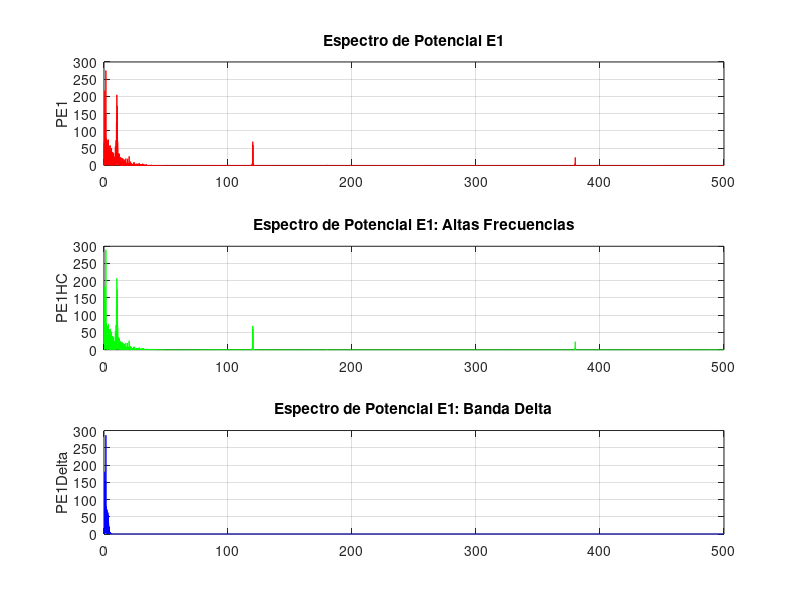
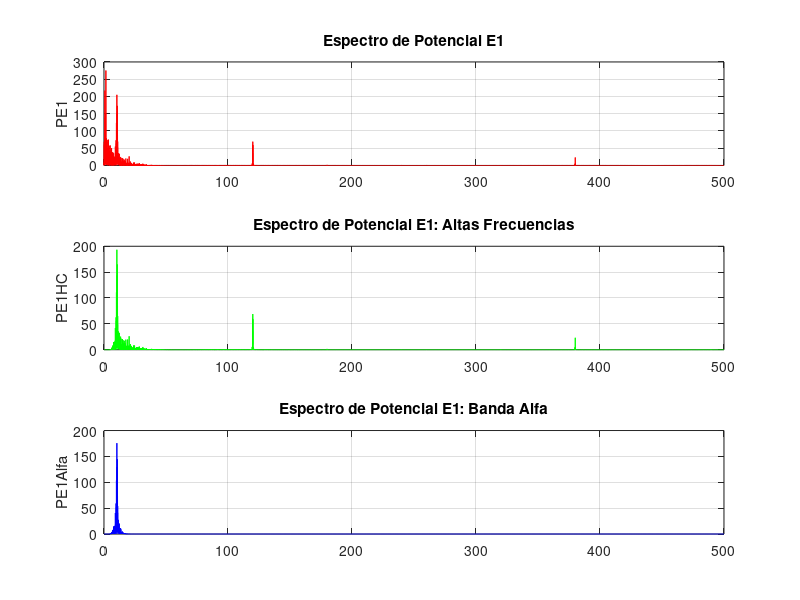
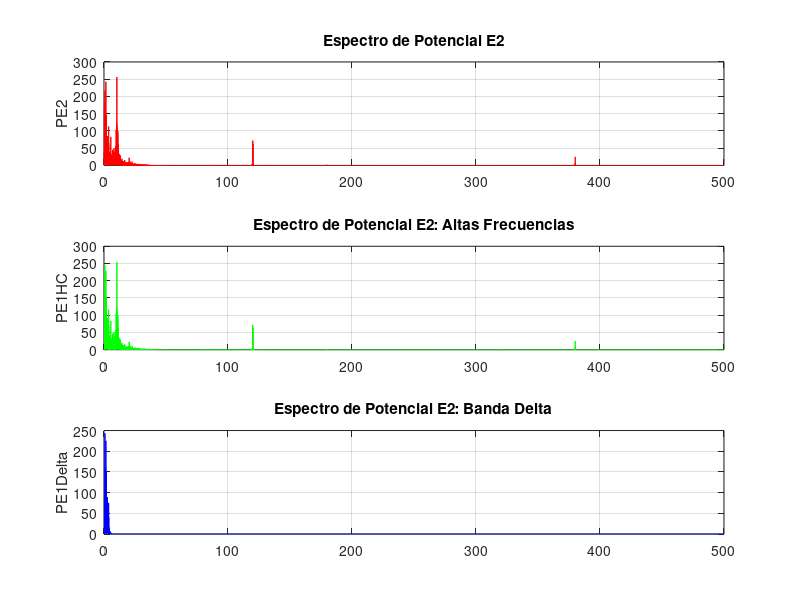
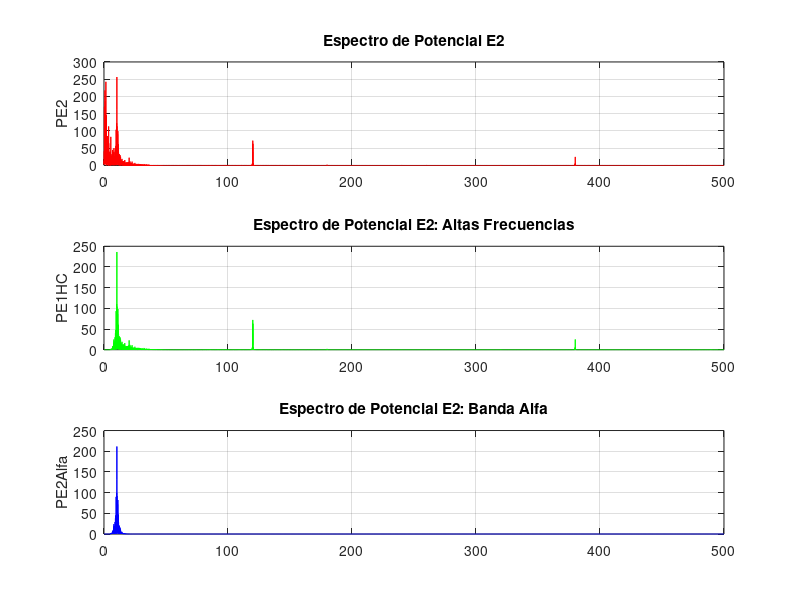

These charts were generated, in order, by the following MATLAB code:
%/-----------------------------E1-------------------------/
clc
clear
load('EEG.mat')
%Parametrizacion
N=length(EEG);
Fs=1000;...Frecuencia de Muestreo
Nm=N/2;...Numero de Muestras
%2.2.1
t=0:1/Fs:(1/Fs)*(N-1);...Vector Tiempo
%2.2.2
Fm=Fs/2;...Frecuencia de Nyquist
f=0:Fm/Nm:Fm/Nm*(Nm-1);...Vector Frecuencia

%3.2.3
%Beta
n=5;...Orden
fc1=0.5;...Aqui definimos
fc2=4;...Las Frecuencias de Corte
... En Beta son [0.5-4]Hz
%Filtros Butter
%Pasa Altas
[b1,a1]=butter(n,fc1/Fm,'high');...Coeficiente de Polinomios
%Pasa Bajas
[b2,a2]=butter(n,fc2/Fm,'low');...Coeficiente de Polinomios

%3.2.4
%Traemos la Señal
E1b=EEG(:,1);
E1bT=fft(E1b);...Señal Transformada (Compleja)
%Potencia del Electrodo
PEb1=E1bT.*conj(E1bT)/N;...Epectro Espejo
PE1bM=PEb1(1:Nm);...Espectro De Potencia (grf)
figure
%Configuraciones Grafica
subplot(3,1,1)
plot(f,PE1bM,'r')
grid on
title('Espectro de Potencial E1')
ylabel("PE1")

%Señal Filtrada HC
E1bHC=filter(b1,a1,E1b);
E1bHCT=fft(E1bHC);
PE1bHC=E1bHCT.*conj(E1bHCT)/N;
PE1bHCM=PE1bHC(1:Nm);...Espectro Potencia (grf)
subplot(3,1,2)
plot(f,PE1bHCM,'g')
grid on
title('Espectro de Potencial E1: Altas Frecuencias')
ylabel("PE1HC")

%Señal Filtrada LC
E1LC=filter(b2,a2,E1bHC);
E1LCT=fft(E1LC);
PE1LC=E1LCT.*conj(E1LCT)/N;
PE1LCM=PE1LC(1:Nm);...Espectro Potencia Alfa Final (grf)
subplot(3,1,3)
plot(f,PE1LCM,'b')
grid on
title('Espectro de Potencial E1: Banda Delta')
ylabel("PE1Delta")

%/-----------------------------------------------------------------/

%3.2.4
%Alfa
n=5;...Orden
fc1=8;...Aqui definimos
fc2=13;...Las Frecuencias de Corte
... En Alfa son [8-13]Hz
%Filtros Butter
%Pasa Altas
[b1,a1]=butter(n,fc1/Fm,'high');...Coeficiente de Polinomios
%Pasa Bajas
[b2,a2]=butter(n,fc2/Fm,'low');...Coeficiente de Polinomios

%3.2.5
%Traemos la Señal
E1=EEG(:,1);
E1T=fft(E1);...Señal Transformada (Compleja)
%Potencia del Electrodo
PE1=E1T.*conj(E1T)/N;...Epectro Espejo
PE1M=PE1(1:Nm);...Espectro De Potencia (grf)
figure
%Configuraciones Grafica
subplot(3,1,1)
plot(f,PE1M,'r')
grid on
title('Espectro de Potencial E1')
ylabel("PE1")

%Señal Filtrada HC
E1HC=filter(b1,a1,E1);
E1HCT=fft(E1HC);
PE1HC=E1HCT.*conj(E1HCT)/N;
PE1HCM=PE1HC(1:Nm);...Espectro Potencia (grf)
subplot(3,1,2)
plot(f,PE1HCM,'g')
grid on
title('Espectro de Potencial E1: Altas Frecuencias')
ylabel("PE1HC")

%Señal Filtrada LC
E1LC=filter(b2,a2,E1HC);
E1LCT=fft(E1LC);
PE1LC=E1LCT.*conj(E1LCT)/N;
PE1LCM=PE1LC(1:Nm);...Espectro Potencia Alfa Final (grf)
subplot(3,1,3)
plot(f,PE1LCM,'b')
grid on
title('Espectro de Potencial E1: Banda Alfa')
ylabel("PE1Alfa")

%Energias
EE1A=sum(PE1LCM.*PE1LCM)/Nm










%%
%/-----------------------------E2-------------------------/
clc
clear
load('EEG.mat')
%Parametrizacion
N=length(EEG);
Fs=1000;...Frecuencia de Muestreo
Nm=N/2;...Numero de Muestras
%2.2.1
t=0:1/Fs:(1/Fs)*(N-1);...Vector Tiempo
%2.2.2
Fm=Fs/2;...Frecuencia de Nyquist
f=0:Fm/Nm:Fm/Nm*(Nm-1);...Vector Frecuencia

%3.2.3
%Beta
n=5;...Orden
fc1=0.5;...Aqui definimos
fc2=4;...Las Frecuencias de Corte
... En Beta son [0.5-4]Hz
%Filtros Butter
%Pasa Altas
[b1,a1]=butter(n,fc1/Fm,'high');...Coeficiente de Polinomios
%Pasa Bajas
[b2,a2]=butter(n,fc2/Fm,'low');...Coeficiente de Polinomios

%3.2.4
%Traemos la Señal
E2b=EEG(:,2);
E2bT=fft(E2b);...Señal Transformada (Compleja)
%Potencia del Electrodo
PEb2=E2bT.*conj(E2bT)/N;...Epectro Espejo
PE2bM=PEb2(1:Nm);...Espectro De Potencia (grf)
figure
%Configuraciones Grafica
subplot(3,1,1)
plot(f,PE2bM,'r')
grid on
title('Espectro de Potencial E2')
ylabel("PE2")

%Señal Filtrada HC
E2bHC=filter(b1,a1,E2b);
E2bHCT=fft(E2bHC);
PE2bHC=E2bHCT.*conj(E2bHCT)/N;
PE2bHCM=PE2bHC(1:Nm);...Espectro Potencia (grf)
subplot(3,1,2)
plot(f,PE2bHCM,'g')
grid on
title('Espectro de Potencial E2: Altas Frecuencias')
ylabel("PE1HC")

%Señal Filtrada LC
E2LC=filter(b2,a2,E2bHC);
E2LCT=fft(E2LC);
PE2LC=E2LCT.*conj(E2LCT)/N;
PE2LCM=PE2LC(1:Nm);...Espectro Potencia Alfa Final (grf)
subplot(3,1,3)
plot(f,PE2LCM,'b')
grid on
title('Espectro de Potencial E2: Banda Delta')
ylabel("PE1Delta")

%/-----------------------------------------------------------------/

%3.2.4
%Alfa
n=5;...Orden
fc1=8;...Aqui definimos
fc2=13;...Las Frecuencias de Corte
... En Alfa son [8-13]Hz
%Filtros Butter
%Pasa Altas
[b1,a1]=butter(n,fc1/Fm,'high');...Coeficiente de Polinomios
%Pasa Bajas
[b2,a2]=butter(n,fc2/Fm,'low');...Coeficiente de Polinomios

%3.2.5
%Traemos la Señal
E2=EEG(:,2);
E2T=fft(E2);...Señal Transformada (Compleja)
%Potencia del Electrodo
PE2=E2T.*conj(E2T)/N;...Epectro Espejo
PE2M=PE2(1:Nm);...Espectro De Potencia (grf)
figure
%Configuraciones Grafica
subplot(3,1,1)
plot(f,PE2M,'r')
grid on
title('Espectro de Potencial E2')
ylabel("PE2")

%Señal Filtrada HC
E2HC=filter(b1,a1,E2);
E2HCT=fft(E2HC);
PE2HC=E2HCT.*conj(E2HCT)/N;
PE2HCM=PE2HC(1:Nm);...Espectro Potencia (grf)
subplot(3,1,2)
plot(f,PE2HCM,'g')
grid on
title('Espectro de Potencial E2: Altas Frecuencias')
ylabel("PE1HC")

%Señal Filtrada LC
E2LC=filter(b2,a2,E2HC);
E2LCT=fft(E2LC);
PE2LC=E2LCT.*conj(E2LCT)/N;
PE2LCM=PE2LC(1:Nm);...Espectro Potencia Alfa Final (grf)
subplot(3,1,3)
plot(f,PE2LCM,'b')
grid on
title('Espectro de Potencial E2: Banda Alfa')
ylabel("PE2Alfa")

%Energias
EE2A=sum(PE2LCM.*PE2LCM)/Nm














%%
%/-----------------------------E3-------------------------/
clc
clear
load('EEG.mat')
%Parametrizacion
N=length(EEG);
Fs=1000;...Frecuencia de Muestreo
Nm=N/2;...Numero de Muestras
%2.2.1
t=0:1/Fs:(1/Fs)*(N-1);...Vector Tiempo
%2.2.2
Fm=Fs/2;...Frecuencia de Nyquist
f=0:Fm/Nm:Fm/Nm*(Nm-1);...Vector Frecuencia

%3.2.3
%Beta
n=5;...Orden
fc1=0.5;...Aqui definimos
fc2=4;...Las Frecuencias de Corte
... En Beta son [0.5-4]Hz
%Filtros Butter
%Pasa Altas
[b1,a1]=butter(n,fc1/Fm,'high');...Coeficiente de Polinomios
%Pasa Bajas
[b2,a2]=butter(n,fc2/Fm,'low');...Coeficiente de Polinomios

%3.2.4
%Traemos la Señal
E3b=EEG(:,3);
E3bT=fft(E3b);...Señal Transformada (Compleja)
%Potencia del Electrodo
PEb3=E3bT.*conj(E3bT)/N;...Epectro Espejo
PE3bM=PEb3(1:Nm);...Espectro De Potencia (grf)
figure
%Configuraciones Grafica
subplot(3,1,1)
plot(f,PE3bM,'r')
grid on
title('Espectro de Potencial E3')
ylabel("PE3")

%Señal Filtrada HC
E3bHC=filter(b1,a1,E3b);
E3bHCT=fft(E3bHC);
PE3bHC=E3bHCT.*conj(E3bHCT)/N;
PE3bHCM=PE3bHC(1:Nm);...Espectro Potencia (grf)
subplot(3,1,2)
plot(f,PE3bHCM,'g')
grid on
title('Espectro de Potencial E3: Altas Frecuencias')
ylabel("PE3HC")

%Señal Filtrada LC
E3LC=filter(b2,a2,E3bHC);
E3LCT=fft(E3LC);
PE3LC=E3LCT.*conj(E3LCT)/N;
PE3LCM=PE3LC(1:Nm);...Espectro Potencia Alfa Final (grf)
subplot(3,1,3)
plot(f,PE3LCM,'b')
grid on
title('Espectro de Potencial E3: Banda Delta')
ylabel("PE3Delta")

%/-----------------------------------------------------------------/

%3.2.4
%Alfa
n=5;...Orden
fc1=8;...Aqui definimos
fc2=13;...Las Frecuencias de Corte
... En Alfa son [8-13]Hz
%Filtros Butter
%Pasa Altas
[b1,a1]=butter(n,fc1/Fm,'high');...Coeficiente de Polinomios
%Pasa Bajas
[b2,a2]=butter(n,fc2/Fm,'low');...Coeficiente de Polinomios

%3.2.5
%Traemos la Señal
E3=EEG(:,3);
E3T=fft(E3);...Señal Transformada (Compleja)
%Potencia del Electrodo
PE3=E3T.*conj(E3T)/N;...Epectro Espejo
PE3M=PE3(1:Nm);...Espectro De Potencia (grf)
figure
%Configuraciones Grafica
subplot(3,1,1)
plot(f,PE3M,'r')
grid on
title('Espectro de Potencial E3')
ylabel("PE3")

%Señal Filtrada HC
E3HC=filter(b1,a1,E3);
E3HCT=fft(E3HC);
PE3HC=E3HCT.*conj(E3HCT)/N;
PE3HCM=PE3HC(1:Nm);...Espectro Potencia (grf)
subplot(3,1,2)
plot(f,PE3HCM,'g')
grid on
title('Espectro de Potencial E3: Altas Frecuencias')
ylabel("PE3HC")

%Señal Filtrada LC
E3LC=filter(b2,a2,E3HC);
E3LCT=fft(E3LC);
PE3LC=E3LCT.*conj(E3LCT)/N;
PE3LCM=PE3LC(1:Nm);...Espectro Potencia Alfa Final (grf)
subplot(3,1,3)
plot(f,PE3LCM,'b')
grid on
title('Espectro de Potencial E3: Banda Alfa')
ylabel("PE3Alfa")

%Energias
EE3A=sum(PE3LCM.*PE3LCM)/Nm
















%%
%/-----------------------------E4-------------------------/
clc
clear
load('EEG.mat')
%Parametrizacion
N=length(EEG);
Fs=1000;...Frecuencia de Muestreo
Nm=N/2;...Numero de Muestras
%2.2.1
t=0:1/Fs:(1/Fs)*(N-1);...Vector Tiempo
%2.2.2
Fm=Fs/2;...Frecuencia de Nyquist
f=0:Fm/Nm:Fm/Nm*(Nm-1);...Vector Frecuencia

%3.2.3
%Beta
n=5;...Orden
fc1=0.5;...Aqui definimos
fc2=4;...Las Frecuencias de Corte
... En Beta son [0.5-4]Hz
%Filtros Butter
%Pasa Altas
[b1,a1]=butter(n,fc1/Fm,'high');...Coeficiente de Polinomios
%Pasa Bajas
[b2,a2]=butter(n,fc2/Fm,'low');...Coeficiente de Polinomios

%3.2.4
%Traemos la Señal
E4b=EEG(:,4);
E4bT=fft(E4b);...Señal Transformada (Compleja)
%Potencia del Electrodo
PEb4=E4bT.*conj(E4bT)/N;...Epectro Espejo
PE4bM=PEb4(1:Nm);...Espectro De Potencia (grf)
figure
%Configuraciones Grafica
subplot(3,1,1)
plot(f,PE4bM,'r')
grid on
title('Espectro de Potencial E4')
ylabel("PE4")

%Señal Filtrada HC
E4bHC=filter(b1,a1,E4b);
E4bHCT=fft(E4bHC);
PE4bHC=E4bHCT.*conj(E4bHCT)/N;
PE4bHCM=PE4bHC(1:Nm);...Espectro Potencia (grf)
subplot(3,1,2)
plot(f,PE4bHCM,'g')
grid on
title('Espectro de Potencial E4: Altas Frecuencias')
ylabel("PE4HC")

%Señal Filtrada LC
E4LC=filter(b2,a2,E4bHC);
E4LCT=fft(E4LC);
PE4LC=E4LCT.*conj(E4LCT)/N;
PE4LCM=PE4LC(1:Nm);...Espectro Potencia Alfa Final (grf)
subplot(3,1,3)
plot(f,PE4LCM,'b')
grid on
title('Espectro de Potencial E4: Banda Delta')
ylabel("PE4Delta")

%/-----------------------------------------------------------------/

%3.2.4
%Alfa
n=5;...Orden
fc1=8;...Aqui definimos
fc2=13;...Las Frecuencias de Corte
... En Alfa son [8-13]Hz
%Filtros Butter
%Pasa Altas
[b1,a1]=butter(n,fc1/Fm,'high');...Coeficiente de Polinomios
%Pasa Bajas
[b2,a2]=butter(n,fc2/Fm,'low');...Coeficiente de Polinomios

%3.2.5
%Traemos la Señal
E4=EEG(:,4);
E4T=fft(E4);...Señal Transformada (Compleja)
%Potencia del Electrodo
PE4=E4T.*conj(E4T)/N;...Epectro Espejo
PE4M=PE4(1:Nm);...Espectro De Potencia (grf)
figure
%Configuraciones Grafica
subplot(3,1,1)
plot(f,PE4M,'r')
grid on
title('Espectro de Potencial E4')
ylabel("PE4")

%Señal Filtrada HC
E4HC=filter(b1,a1,E4);
E4HCT=fft(E4HC);
PE4HC=E4HCT.*conj(E4HCT)/N;
PE4HCM=PE4HC(1:Nm);...Espectro Potencia (grf)
subplot(3,1,2)
plot(f,PE4HCM,'g')
grid on
title('Espectro de Potencial E4: Altas Frecuencias')
ylabel("PE4HC")

%Señal Filtrada LC
E4LC=filter(b2,a2,E4HC);
E4LCT=fft(E4LC);
PE4LC=E4LCT.*conj(E4LCT)/N;
PE4LCM=PE4LC(1:Nm);...Espectro Potencia Alfa Final (grf)
subplot(3,1,3)
plot(f,PE4LCM,'b')
grid on
title('Espectro de Potencial E4: Banda Alfa')
ylabel("PE4Alfa")

%Energias
EE4A=sum(PE4LCM.*PE4LCM)/Nm









%%
%/-----------------------------E5-------------------------/
clc
clear
load('EEG.mat')
%Parametrizacion
N=length(EEG);
Fs=1000;...Frecuencia de Muestreo
Nm=N/2;...Numero de Muestras
%2.2.1
t=0:1/Fs:(1/Fs)*(N-1);...Vector Tiempo
%2.2.2
Fm=Fs/2;...Frecuencia de Nyquist
f=0:Fm/Nm:Fm/Nm*(Nm-1);...Vector Frecuencia

%3.2.3
%Beta
n=5;...Orden
fc1=0.5;...Aqui definimos
fc2=4;...Las Frecuencias de Corte
... En Beta son [0.5-4]Hz
%Filtros Butter
%Pasa Altas
[b1,a1]=butter(n,fc1/Fm,'high');...Coeficiente de Polinomios
%Pasa Bajas
[b2,a2]=butter(n,fc2/Fm,'low');...Coeficiente de Polinomios

%3.2.4
%Traemos la Señal
E5b=EEG(:,5);
E5bT=fft(E5b);...Señal Transformada (Compleja)
%Potencia del Electrodo
PEb5=E5bT.*conj(E5bT)/N;...Epectro Espejo
PE5bM=PEb5(1:Nm);...Espectro De Potencia (grf)
figure
%Configuraciones Grafica
subplot(3,1,1)
plot(f,PE5bM,'r')
grid on
title('Espectro de Potencial E5')
ylabel("PE5")

%Señal Filtrada HC
E5bHC=filter(b1,a1,E5b);
E5bHCT=fft(E5bHC);
PE5bHC=E5bHCT.*conj(E5bHCT)/N;
PE5bHCM=PE5bHC(1:Nm);...Espectro Potencia (grf)
subplot(3,1,2)
plot(f,PE5bHCM,'g')
grid on
title('Espectro de Potencial E5: Altas Frecuencias')
ylabel("PE5HC")

%Señal Filtrada LC
E5LC=filter(b2,a2,E5bHC);
E5LCT=fft(E5LC);
PE5LC=E5LCT.*conj(E5LCT)/N;
PE5LCM=PE5LC(1:Nm);...Espectro Potencia Alfa Final (grf)
subplot(3,1,3)
plot(f,PE5LCM,'b')
grid on
title('Espectro de Potencial E5: Banda Delta')
ylabel("PE5Delta")

%/-----------------------------------------------------------------/

%3.2.4
%Alfa
n=5;...Orden
fc1=8;...Aqui definimos
fc2=13;...Las Frecuencias de Corte
... En Alfa son [8-13]Hz
%Filtros Butter
%Pasa Altas
[b1,a1]=butter(n,fc1/Fm,'high');...Coeficiente de Polinomios
%Pasa Bajas
[b2,a2]=butter(n,fc2/Fm,'low');...Coeficiente de Polinomios

%3.2.5
%Traemos la Señal
E5=EEG(:,5);
E5T=fft(E5);...Señal Transformada (Compleja)
%Potencia del Electrodo
PE5=E5T.*conj(E5T)/N;...Epectro Espejo
PE5M=PE5(1:Nm);...Espectro De Potencia (grf)
figure
%Configuraciones Grafica
subplot(3,1,1)
plot(f,PE5M,'r')
grid on
title('Espectro de Potencial E5')
ylabel("PE5")

%Señal Filtrada HC
E5HC=filter(b1,a1,E5);
E5HCT=fft(E5HC);
PE5HC=E5HCT.*conj(E5HCT)/N;
PE5HCM=PE5HC(1:Nm);...Espectro Potencia (grf)
subplot(3,1,2)
plot(f,PE5HCM,'g')
grid on
title('Espectro de Potencial E5: Altas Frecuencias')
ylabel("PE5HC")

%Señal Filtrada LC
E5LC=filter(b2,a2,E5HC);
E5LCT=fft(E5LC);
PE5LC=E5LCT.*conj(E5LCT)/N;
PE5LCM=PE5LC(1:Nm);...Espectro Potencia Alfa Final (grf)
subplot(3,1,3)
plot(f,PE5LCM,'b')
grid on
title('Espectro de Potencial E5: Banda Alfa')
ylabel("PE5Alfa")

%Energias
EE5A=sum(PE5LCM.*PE5LCM)/Nm











%%
%/-----------------------------E6-------------------------/
clc
clear
load('EEG.mat')
%Parametrizacion
N=length(EEG);
Fs=1000;...Frecuencia de Muestreo
Nm=N/2;...Numero de Muestras
%2.2.1
t=0:1/Fs:(1/Fs)*(N-1);...Vector Tiempo
%2.2.2
Fm=Fs/2;...Frecuencia de Nyquist
f=0:Fm/Nm:Fm/Nm*(Nm-1);...Vector Frecuencia

%3.2.3
%Beta
n=5;...Orden
fc1=0.5;...Aqui definimos
fc2=4;...Las Frecuencias de Corte
... En Beta son [0.5-4]Hz
%Filtros Butter
%Pasa Altas
[b1,a1]=butter(n,fc1/Fm,'high');...Coeficiente de Polinomios
%Pasa Bajas
[b2,a2]=butter(n,fc2/Fm,'low');...Coeficiente de Polinomios

%3.2.4
%Traemos la Señal
E6b=EEG(:,6);
E6bT=fft(E6b);...Señal Transformada (Compleja)
%Potencia del Electrodo
PEb6=E6bT.*conj(E6bT)/N;...Epectro Espejo
PE6bM=PEb6(1:Nm);...Espectro De Potencia (grf)
figure
%Configuraciones Grafica
subplot(3,1,1)
plot(f,PE6bM,'r')
grid on
title('Espectro de Potencial E6')
ylabel("PE6")

%Señal Filtrada HC
E6bHC=filter(b1,a1,E6b);
E6bHCT=fft(E6bHC);
PE6bHC=E6bHCT.*conj(E6bHCT)/N;
PE6bHCM=PE6bHC(1:Nm);...Espectro Potencia (grf)
subplot(3,1,2)
plot(f,PE6bHCM,'g')
grid on
title('Espectro de Potencial E6: Altas Frecuencias')
ylabel("PE6HC")

%Señal Filtrada LC
E6LC=filter(b2,a2,E6bHC);
E6LCT=fft(E6LC);
PE6LC=E6LCT.*conj(E6LCT)/N;
PE6LCM=PE6LC(1:Nm);...Espectro Potencia Alfa Final (grf)
subplot(3,1,3)
plot(f,PE6LCM,'b')
grid on
title('Espectro de Potencial E6: Banda Delta')
ylabel("PE6Delta")

%/-----------------------------------------------------------------/

%3.2.4
%Alfa
n=5;...Orden
fc1=8;...Aqui definimos
fc2=13;...Las Frecuencias de Corte
... En Alfa son [8-13]Hz
%Filtros Butter
%Pasa Altas
[b1,a1]=butter(n,fc1/Fm,'high');...Coeficiente de Polinomios
%Pasa Bajas
[b2,a2]=butter(n,fc2/Fm,'low');...Coeficiente de Polinomios

%3.2.5
%Traemos la Señal
E6=EEG(:,6);
E6T=fft(E6);...Señal Transformada (Compleja)
%Potencia del Electrodo
PE6=E6T.*conj(E6T)/N;...Epectro Espejo
PE6M=PE6(1:Nm);...Espectro De Potencia (grf)
figure
%Configuraciones Grafica
subplot(3,1,1)
plot(f,PE6M,'r')
grid on
title('Espectro de Potencial E6')
ylabel("PE6")

%Señal Filtrada HC
E6HC=filter(b1,a1,E6);
E6HCT=fft(E6HC);
PE6HC=E6HCT.*conj(E6HCT)/N;
PE6HCM=PE6HC(1:Nm);...Espectro Potencia (grf)
subplot(3,1,2)
plot(f,PE6HCM,'g')
grid on
title('Espectro de Potencial E6: Altas Frecuencias')
ylabel("PE6HC")

%Señal Filtrada LC
E6LC=filter(b2,a2,E6HC);
E6LCT=fft(E6LC);
PE6LC=E6LCT.*conj(E6LCT)/N;
PE6LCM=PE6LC(1:Nm);...Espectro Potencia Alfa Final (grf)
subplot(3,1,3)
plot(f,PE6LCM,'b')
grid on
title('Espectro de Potencial E6: Banda Alfa')
ylabel("PE6Alfa")

%Energias
EE6A=sum(PE6LCM.*PE6LCM)/Nm














%%
%/-----------------------------E7-------------------------/
clc
clear
load('EEG.mat')
%Parametrizacion
N=length(EEG);
Fs=1000;...Frecuencia de Muestreo
Nm=N/2;...Numero de Muestras
%2.2.1
t=0:1/Fs:(1/Fs)*(N-1);...Vector Tiempo
%2.2.2
Fm=Fs/2;...Frecuencia de Nyquist
f=0:Fm/Nm:Fm/Nm*(Nm-1);...Vector Frecuencia

%3.2.3
%Beta
n=5;...Orden
fc1=0.5;...Aqui definimos
fc2=4;...Las Frecuencias de Corte
... En Beta son [0.5-4]Hz
%Filtros Butter
%Pasa Altas
[b1,a1]=butter(n,fc1/Fm,'high');...Coeficiente de Polinomios
%Pasa Bajas
[b2,a2]=butter(n,fc2/Fm,'low');...Coeficiente de Polinomios

%3.2.4
%Traemos la Señal
E7b=EEG(:,7);
E7bT=fft(E7b);...Señal Transformada (Compleja)
%Potencia del Electrodo
PEb7=E7bT.*conj(E7bT)/N;...Epectro Espejo
PE7bM=PEb7(1:Nm);...Espectro De Potencia (grf)
figure
%Configuraciones Grafica
subplot(3,1,1)
plot(f,PE7bM,'r')
grid on
title('Espectro de Potencial E7')
ylabel("PE7")

%Señal Filtrada HC
E7bHC=filter(b1,a1,E7b);
E7bHCT=fft(E7bHC);
PE7bHC=E7bHCT.*conj(E7bHCT)/N;
PE7bHCM=PE7bHC(1:Nm);...Espectro Potencia (grf)
subplot(3,1,2)
plot(f,PE7bHCM,'g')
grid on
title('Espectro de Potencial E7: Altas Frecuencias')
ylabel("PE7HC")

%Señal Filtrada LC
E7LC=filter(b2,a2,E7bHC);
E7LCT=fft(E7LC);
PE7LC=E7LCT.*conj(E7LCT)/N;
PE7LCM=PE7LC(1:Nm);...Espectro Potencia Alfa Final (grf)
subplot(3,1,3)
plot(f,PE7LCM,'b')
grid on
title('Espectro de Potencial E7: Banda Delta')
ylabel("PE7Delta")

%/-----------------------------------------------------------------/

%3.2.4
%Alfa
n=5;...Orden
fc1=8;...Aqui definimos
fc2=13;...Las Frecuencias de Corte
... En Alfa son [8-13]Hz
%Filtros Butter
%Pasa Altas
[b1,a1]=butter(n,fc1/Fm,'high');...Coeficiente de Polinomios
%Pasa Bajas
[b2,a2]=butter(n,fc2/Fm,'low');...Coeficiente de Polinomios

%3.2.5
%Traemos la Señal
E7=EEG(:,7);
E7T=fft(E7);...Señal Transformada (Compleja)
%Potencia del Electrodo
PE7=E7T.*conj(E7T)/N;...Epectro Espejo
PE7M=PE7(1:Nm);...Espectro De Potencia (grf)
figure
%Configuraciones Grafica
subplot(3,1,1)
plot(f,PE7M,'r')
grid on
title('Espectro de Potencial E7')
ylabel("PE7")

%Señal Filtrada HC
E7HC=filter(b1,a1,E7);
E7HCT=fft(E7HC);
PE7HC=E7HCT.*conj(E7HCT)/N;
PE7HCM=PE7HC(1:Nm);...Espectro Potencia (grf)
subplot(3,1,2)
plot(f,PE7HCM,'g')
grid on
title('Espectro de Potencial E7: Altas Frecuencias')
ylabel("PE7HC")

%Señal Filtrada LC
E7LC=filter(b2,a2,E7HC);
E7LCT=fft(E7LC);
PE7LC=E7LCT.*conj(E7LCT)/N;
PE7LCM=PE7LC(1:Nm);...Espectro Potencia Alfa Final (grf)
subplot(3,1,3)
plot(f,PE7LCM,'b')
grid on
title('Espectro de Potencial E7: Banda Alfa')
ylabel("PE7Alfa")

%Energias
EE7A=sum(PE7LCM.*PE7LCM)/Nm











%%
%/-----------------------------E8-------------------------/
clc
clear
load('EEG.mat')
%Parametrizacion
N=length(EEG);
Fs=1000;...Frecuencia de Muestreo
Nm=N/2;...Numero de Muestras
%2.2.1
t=0:1/Fs:(1/Fs)*(N-1);...Vector Tiempo
%2.2.2
Fm=Fs/2;...Frecuencia de Nyquist
f=0:Fm/Nm:Fm/Nm*(Nm-1);...Vector Frecuencia

%3.2.3
%Beta
n=5;...Orden
fc1=0.5;...Aqui definimos
fc2=4;...Las Frecuencias de Corte
... En Beta son [0.5-4]Hz
%Filtros Butter
%Pasa Altas
[b1,a1]=butter(n,fc1/Fm,'high');...Coeficiente de Polinomios
%Pasa Bajas
[b2,a2]=butter(n,fc2/Fm,'low');...Coeficiente de Polinomios

%3.2.4
%Traemos la Señal
E8b=EEG(:,8);
E8bT=fft(E8b);...Señal Transformada (Compleja)
%Potencia del Electrodo
PEb8=E8bT.*conj(E8bT)/N;...Epectro Espejo
PE8bM=PEb8(1:Nm);...Espectro De Potencia (grf)
figure
%Configuraciones Grafica
subplot(3,1,1)
plot(f,PE8bM,'r')
grid on
title('Espectro de Potencial E8')
ylabel("PE8")

%Señal Filtrada HC
E8bHC=filter(b1,a1,E8b);
E8bHCT=fft(E8bHC);
PE8bHC=E8bHCT.*conj(E8bHCT)/N;
PE8bHCM=PE8bHC(1:Nm);...Espectro Potencia (grf)
subplot(3,1,2)
plot(f,PE8bHCM,'g')
grid on
title('Espectro de Potencial E8: Altas Frecuencias')
ylabel("PE8HC")

%Señal Filtrada LC
E8LC=filter(b2,a2,E8bHC);
E8LCT=fft(E8LC);
PE8LC=E8LCT.*conj(E8LCT)/N;
PE8LCM=PE8LC(1:Nm);...Espectro Potencia Alfa Final (grf)
subplot(3,1,3)
plot(f,PE8LCM,'b')
grid on
title('Espectro de Potencial E8: Banda Delta')
ylabel("PE8Delta")

%/-----------------------------------------------------------------/

%3.2.4
%Alfa
n=5;...Orden
fc1=8;...Aqui definimos
fc2=13;...Las Frecuencias de Corte
... En Alfa son [8-13]Hz
%Filtros Butter
%Pasa Altas
[b1,a1]=butter(n,fc1/Fm,'high');...Coeficiente de Polinomios
%Pasa Bajas
[b2,a2]=butter(n,fc2/Fm,'low');...Coeficiente de Polinomios

%3.2.5
%Traemos la Señal
E8=EEG(:,8);
E8T=fft(E8);...Señal Transformada (Compleja)
%Potencia del Electrodo
PE8=E8T.*conj(E8T)/N;...Epectro Espejo
PE8M=PE8(1:Nm);...Espectro De Potencia (grf)
figure
%Configuraciones Grafica
subplot(3,1,1)
plot(f,PE8M,'r')
grid on
title('Espectro de Potencial E8')
ylabel("PE8")

%Señal Filtrada HC
E8HC=filter(b1,a1,E8);
E8HCT=fft(E8HC);
PE8HC=E8HCT.*conj(E8HCT)/N;
PE8HCM=PE8HC(1:Nm);...Espectro Potencia (grf)
subplot(3,1,2)
plot(f,PE8HCM,'g')
grid on
title('Espectro de Potencial E8: Altas Frecuencias')
ylabel("PE8HC")

%Señal Filtrada LC
E8LC=filter(b2,a2,E8HC);
E8LCT=fft(E8LC);
PE8LC=E8LCT.*conj(E8LCT)/N;
PE8LCM=PE8LC(1:Nm);...Espectro Potencia Alfa Final (grf)
subplot(3,1,3)
plot(f,PE8LCM,'b')
grid on
title('Espectro de Potencial E8: Banda Alfa')
ylabel("PE8Alfa")

%Energias
EE8A=sum(PE8LCM.*PE8LCM)/Nm
















%%
%/-----------------------------E9-------------------------/
clc
clear
load('EEG.mat')
%Parametrizacion
N=length(EEG);
Fs=1000;...Frecuencia de Muestreo
Nm=N/2;...Numero de Muestras
%2.2.1
t=0:1/Fs:(1/Fs)*(N-1);...Vector Tiempo
%2.2.2
Fm=Fs/2;...Frecuencia de Nyquist
f=0:Fm/Nm:Fm/Nm*(Nm-1);...Vector Frecuencia

%3.2.3
%Beta
n=5;...Orden
fc1=0.5;...Aqui definimos
fc2=4;...Las Frecuencias de Corte
... En Beta son [0.5-4]Hz
%Filtros Butter
%Pasa Altas
[b1,a1]=butter(n,fc1/Fm,'high');...Coeficiente de Polinomios
%Pasa Bajas
[b2,a2]=butter(n,fc2/Fm,'low');...Coeficiente de Polinomios

%3.2.4
%Traemos la Señal
E9b=EEG(:,9);
E9bT=fft(E9b);...Señal Transformada (Compleja)
%Potencia del Electrodo
PEb9=E9bT.*conj(E9bT)/N;...Epectro Espejo
PE9bM=PEb9(1:Nm);...Espectro De Potencia (grf)
figure
%Configuraciones Grafica
subplot(3,1,1)
plot(f,PE9bM,'r')
grid on
title('Espectro de Potencial E9')
ylabel("PE9")

%Señal Filtrada HC
E9bHC=filter(b1,a1,E9b);
E9bHCT=fft(E9bHC);
PE9bHC=E9bHCT.*conj(E9bHCT)/N;
PE9bHCM=PE9bHC(1:Nm);...Espectro Potencia (grf)
subplot(3,1,2)
plot(f,PE9bHCM,'g')
grid on
title('Espectro de Potencial E9: Altas Frecuencias')
ylabel("PE9HC")

%Señal Filtrada LC
E9LC=filter(b2,a2,E9bHC);
E9LCT=fft(E9LC);
PE9LC=E9LCT.*conj(E9LCT)/N;
PE9LCM=PE9LC(1:Nm);...Espectro Potencia Alfa Final (grf)
subplot(3,1,3)
plot(f,PE9LCM,'b')
grid on
title('Espectro de Potencial E9: Banda Delta')
ylabel("PE9Delta")

%/-----------------------------------------------------------------/

%3.2.4
%Alfa
n=5;...Orden
fc1=8;...Aqui definimos
fc2=13;...Las Frecuencias de Corte
... En Alfa son [8-13]Hz
%Filtros Butter
%Pasa Altas
[b1,a1]=butter(n,fc1/Fm,'high');...Coeficiente de Polinomios
%Pasa Bajas
[b2,a2]=butter(n,fc2/Fm,'low');...Coeficiente de Polinomios

%3.2.5
%Traemos la Señal
E9=EEG(:,9);
E9T=fft(E9);...Señal Transformada (Compleja)
%Potencia del Electrodo
PE9=E9T.*conj(E9T)/N;...Epectro Espejo
PE9M=PE9(1:Nm);...Espectro De Potencia (grf)
figure
%Configuraciones Grafica
subplot(3,1,1)
plot(f,PE9M,'r')
grid on
title('Espectro de Potencial E9')
ylabel("PE9")

%Señal Filtrada HC
E9HC=filter(b1,a1,E9);
E9HCT=fft(E9HC);
PE9HC=E9HCT.*conj(E9HCT)/N;
PE9HCM=PE9HC(1:Nm);...Espectro Potencia (grf)
subplot(3,1,2)
plot(f,PE9HCM,'g')
grid on
title('Espectro de Potencial E9: Altas Frecuencias')
ylabel("PE9HC")

%Señal Filtrada LC
E9LC=filter(b2,a2,E9HC);
E9LCT=fft(E9LC);
PE9LC=E9LCT.*conj(E9LCT)/N;
PE9LCM=PE9LC(1:Nm);...Espectro Potencia Alfa Final (grf)
subplot(3,1,3)
plot(f,PE9LCM,'b')
grid on
title('Espectro de Potencial E9: Banda Alfa')
ylabel("PE9Alfa")

%Energias
EE9A=sum(PE9LCM.*PE9LCM)/Nm






%%
%Graficas Generales

clc
clear
load('EEG.mat')
N=length(EEG);
Fs=1000;
t=0:1/Fs:(1/Fs)*(N-1);

    
E1=EEG(:,1);
E2=EEG(:,2);
E3=EEG(:,3);
E4=EEG(:,4);
E5=EEG(:,5);
E6=EEG(:,6);
E7=EEG(:,7);
E8=EEG(:,8);
E9=EEG(:,9);


subplot(9,1,1)
plot(t,E1,"r")
grid on
title("Registro Temporal EGG")
ylabel("E1")

subplot(9,1,2)
plot(t,E2,"g")
grid on
ylabel("E2")

subplot(9,1,3)
plot(t,E3,"b")
grid on
ylabel("E3")

subplot(9,1,4)
plot(t,E4,"c")
ylabel("E4")
grid on

subplot(9,1,5)
plot(t,E5,"m")
ylabel("E5")
grid on

subplot(9,1,6)
plot(t,E6,"y")
ylabel("E6")
grid on

subplot(9,1,7)
plot(t,E7,"k")
ylabel("E7")
grid on

subplot(9,1,8)
plot(t,E8,"r")
ylabel("E8")
grid on

subplot(9,1,9)
plot(t,E1,"b")
ylabel("E1")
grid on


